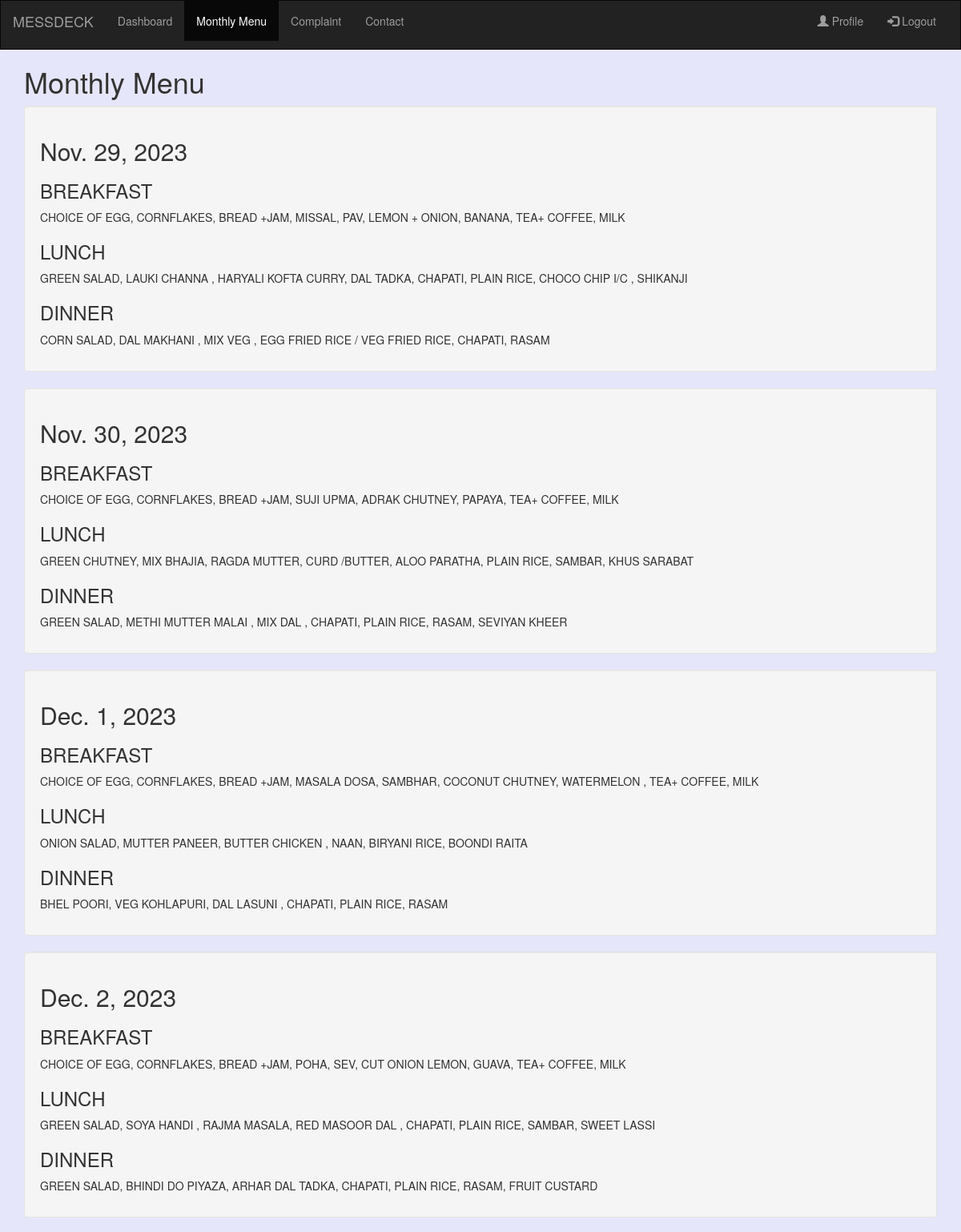
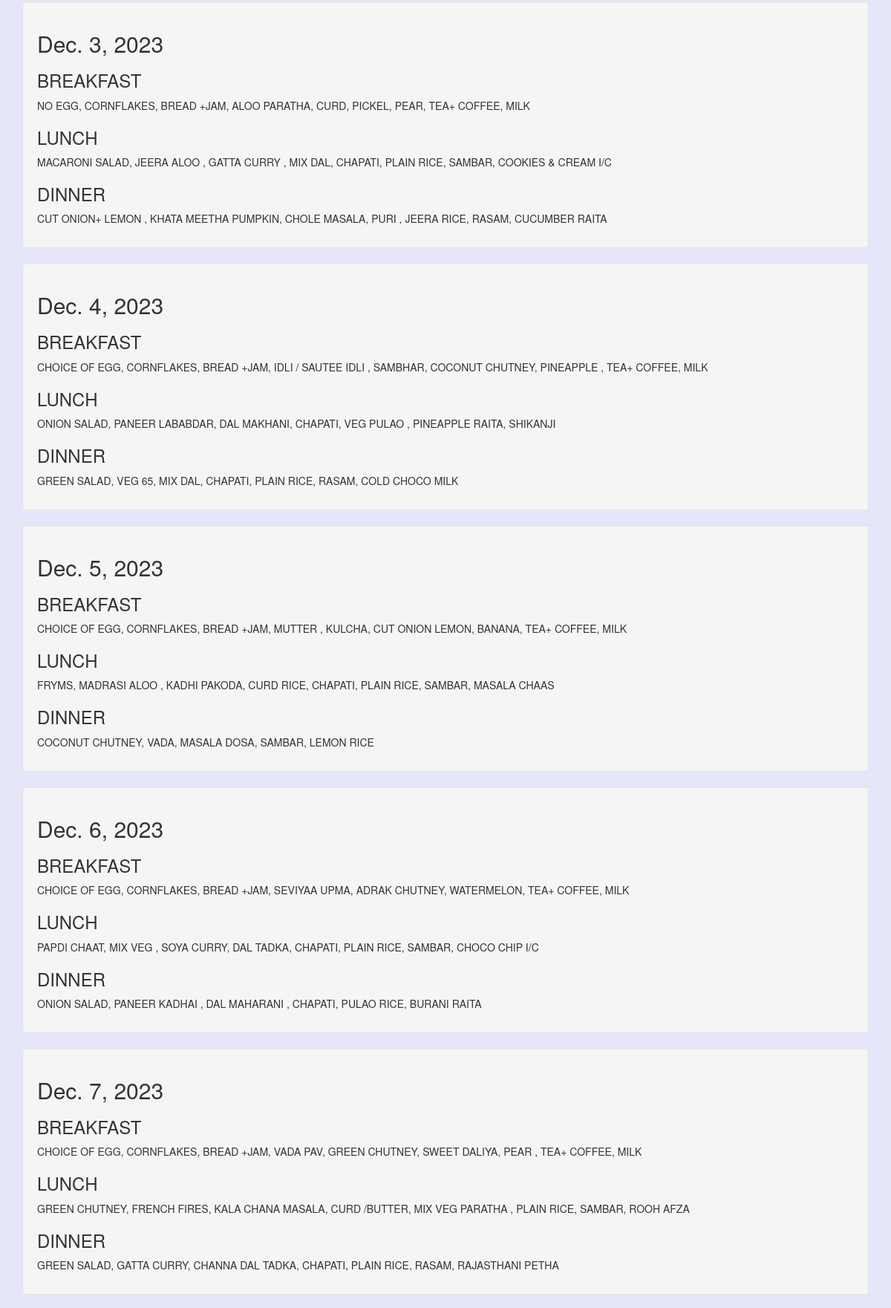
Screenshot of /monthly_menu/ (upper part) with the database file from the repository (2 pictures, top to bottom).
### MessDeck/models.py (models this page shows, shortened)
class MenuDate(models.Model):
    month_date = models.DateField(unique=True, default=timezone.now)
    breakfast_items = models.TextField(blank=True)
    lunch_items = models.TextField(blank=True)
    dinner_items = models.TextField(blank=True)

### MessDeck/views.py (the view)
# urls.py: path('monthly_menu/', views.monthly_menu, name='monthly_menu'),
def monthly_menu(request):
    menu_dates = MenuDate.objects.all()
    return render(request, 'MessDeck/monthly_menu.html', {'menu_dates': menu_dates})

### MessDeck/templates/MessDeck/monthly_menu.html (shortened to what this page needs)
{% extends 'MessDeck/base.html' %}
{% block content %}
<nav class="navbar navbar-inverse">
    <div class="container-fluid">
        <div class="navbar-header">
            <a class="navbar-brand" href="#">MESSDECK</a>
        </div>
        <div class="collapse navbar-collapse" id="myNavbar">
            <ul class="nav navbar-nav">
                <li><a href="{% url 'MessDeck-student' %}">Dashboard</a></li>
                <li class="active"><a href="{% url 'monthly_menu' %}">Monthly Menu</a></li>
                <li><a href="{% url 'file_complaint' %}">Complaint</a></li>
                <li><a href="{% url 'stu_contact' %}">Contact</a></li>
            </ul>
            <ul class="nav navbar-nav navbar-right">
                <li><a href="#"><span class="glyphicon glyphicon-user"></span> Profile</a></li>
                <li><a href="{% url 'logout' %}"><span class="glyphicon glyphicon-log-in"></span> Logout</a></li>
            </ul>
        </div>
    </div>
</nav>
<div class="container">
    <h1>Monthly Menu</h1>
    <ul>
        {% for menu_date in menu_dates %}
        <div class="well">
            <li>
                <h2>{{ menu_date.month_date }}</h2>
                <h3>BREAKFAST</h3>
                <ul>
                    {{menu_date.breakfast_items}}
                </ul>
                <h3>LUNCH</h3>
                <ul>
                    {{menu_date.lunch_items}}
                </ul>
                <h3>DINNER</h3>
                <ul>
                    {{menu_date.dinner_items}}
                </ul>
            </li>
        </div>
        {% endfor %}
    </ul>
</div>
{% endblock %}

### MessDeck/templates/MessDeck/base.html (shortened to what this page needs)
{% load static %}
{% load crispy_forms_tags %}
<!DOCTYPE html>
<html lang="en">
<head>
    <link rel="stylesheet" href="{% static 'MessDeck/main.css' %}">
    <link rel="stylesheet" href="https://maxcdn.bootstrapcdn.com/bootstrap/3.4.1/css/bootstrap.min.css">
</head>
<body>
<div class="wrapper">
    <div class="content">
        {% block content %}{% endblock %}
    </div>
</div>
</body>
</html>

### MessDeck/static/MessDeck/main.css (style rules this page uses)
body { font-family: Arial, sans-serif; background-color: #f5f5f5; margin: 0; padding: 0; }
h1 { color: #333; }
ul { list-style-type: none; padding: 0; }
li { margin-bottom: 10px; }

### MessDeck/templates/MessDeck/base.html (style rules this page uses)
.navbar { margin-bottom: 0; border-radius: 0; }
html, body { height: 100%; margin: 0; padding: 0; }
.wrapper { background-color:lavender; min-height: 100%; position: relative; }
.content { padding-bottom: 60px; }

### rows the page displays
MenuDate: month_date "Nov. 29, 2023", breakfast_items "CHOICE OF EGG, CORNFLAKES, BREAD +JAM, MISSAL, PAV, LEMON + ONION, BANANA, TEA+ COFFEE, MILK", lunch_items "GREEN SALAD, LAUKI CHANNA , HARYALI KOFTA CURRY, DAL TADKA, CHAPATI, PLAIN RICE, CHOCO CHIP I/C , SHIKANJI", dinner_items "CORN SALAD, DAL MAKHANI , MIX VEG , EGG FRIED RICE / VEG FRIED RICE, CHAPATI, RASAM"
MenuDate: month_date "Nov. 30, 2023", breakfast_items "CHOICE OF EGG, CORNFLAKES, BREAD +JAM, SUJI UPMA, ADRAK CHUTNEY, PAPAYA, TEA+ COFFEE, MILK", lunch_items "GREEN CHUTNEY, MIX BHAJIA, RAGDA MUTTER, CURD /BUTTER, ALOO PARATHA, PLAIN RICE, SAMBAR, KHUS SARABAT", dinner_items "GREEN SALAD, METHI MUTTER MALAI , MIX DAL , CHAPATI, PLAIN RICE, RASAM, SEVIYAN KHEER"
MenuDate: month_date "Dec. 1, 2023", breakfast_items "CHOICE OF EGG, CORNFLAKES, BREAD +JAM, MASALA DOSA, SAMBHAR, COCONUT CHUTNEY, WATERMELON , TEA+ COFFEE, MILK", lunch_items "ONION SALAD, MUTTER PANEER, BUTTER CHICKEN , NAAN, BIRYANI RICE, BOONDI RAITA", dinner_items "BHEL POORI, VEG KOHLAPURI, DAL LASUNI , CHAPATI, PLAIN RICE, RASAM"
MenuDate: month_date "Dec. 2, 2023", breakfast_items "CHOICE OF EGG, CORNFLAKES, BREAD +JAM, POHA, SEV, CUT ONION LEMON, GUAVA, TEA+ COFFEE, MILK", lunch_items "GREEN SALAD, SOYA HANDI , RAJMA MASALA, RED MASOOR DAL , CHAPATI, PLAIN RICE, SAMBAR, SWEET LASSI", dinner_items "GREEN SALAD, BHINDI DO PIYAZA, ARHAR DAL TADKA, CHAPATI, PLAIN RICE, RASAM, FRUIT CUSTARD"
MenuDate: month_date "Dec. 3, 2023", breakfast_items "NO EGG, CORNFLAKES, BREAD +JAM, ALOO PARATHA, CURD, PICKEL, PEAR, TEA+ COFFEE, MILK", lunch_items "MACARONI SALAD, JEERA ALOO , GATTA CURRY , MIX DAL, CHAPATI, PLAIN RICE, SAMBAR, COOKIES & CREAM I/C", dinner_items "CUT ONION+ LEMON , KHATA MEETHA PUMPKIN, CHOLE MASALA, PURI , JEERA RICE, RASAM, CUCUMBER RAITA"
MenuDate: month_date "Dec. 4, 2023", breakfast_items "CHOICE OF EGG, CORNFLAKES, BREAD +JAM, IDLI / SAUTEE IDLI , SAMBHAR, COCONUT CHUTNEY, PINEAPPLE , TEA+ COFFEE, MILK", lunch_items "ONION SALAD, PANEER LABABDAR, DAL MAKHANI, CHAPATI, VEG PULAO , PINEAPPLE RAITA, SHIKANJI", dinner_items "GREEN SALAD, VEG 65, MIX DAL, CHAPATI, PLAIN RICE, RASAM, COLD CHOCO MILK"
MenuDate: month_date "Dec. 5, 2023", breakfast_items "CHOICE OF EGG, CORNFLAKES, BREAD +JAM, MUTTER , KULCHA, CUT ONION LEMON, BANANA, TEA+ COFFEE, MILK", lunch_items "FRYMS, MADRASI ALOO , KADHI PAKODA, CURD RICE, CHAPATI, PLAIN RICE, SAMBAR, MASALA CHAAS", dinner_items "COCONUT CHUTNEY, VADA, MASALA DOSA, SAMBAR, LEMON RICE"
MenuDate: month_date "Dec. 6, 2023", breakfast_items "CHOICE OF EGG, CORNFLAKES, BREAD +JAM, SEVIYAA UPMA, ADRAK CHUTNEY, WATERMELON, TEA+ COFFEE, MILK", lunch_items "PAPDI CHAAT, MIX VEG , SOYA CURRY, DAL TADKA, CHAPATI, PLAIN RICE, SAMBAR, CHOCO CHIP I/C", dinner_items "ONION SALAD, PANEER KADHAI , DAL MAHARANI , CHAPATI, PULAO RICE, BURANI RAITA"
MenuDate: month_date "Dec. 7, 2023", breakfast_items "CHOICE OF EGG, CORNFLAKES, BREAD +JAM, VADA PAV, GREEN CHUTNEY, SWEET DALIYA, PEAR , TEA+ COFFEE, MILK", lunch_items "GREEN CHUTNEY, FRENCH FIRES, KALA CHANA MASALA, CURD /BUTTER, MIX VEG PARATHA , PLAIN RICE, SAMBAR, ROOH AFZA", dinner_items "GREEN SALAD, GATTA CURRY, CHANNA DAL TADKA, CHAPATI, PLAIN RICE, RASAM, RAJASTHANI PETHA"
